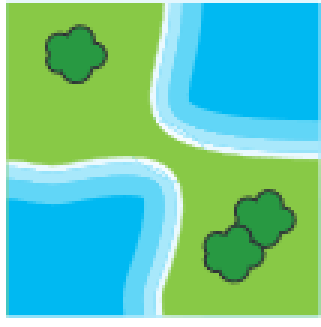
#> input picture BWINF/BWINF19/aufgabe2/pic10.png, 107 x 109 px, found by its file name (shown 3 times larger)
$ python Solution_auf_wishbestellt.py
#> lines starting #> are read from the running program, lines starting #| are printed output that depends on the picture


# step 1: get all pictures from current directory to a dictionary with the filename as key and the bit-content as value
# e.g. {"c:\...\pic1.png": "0101","c:\...\pic2.png": "0102", ...}

# step 2: create a function with list of 2 pics,   as inputs, with 4 pics as outputs


# Sample to show 4 pictures side by side with 2 pictures in each row

from PIL import Image
import matplotlib.pyplot as plt

# Open the images
import os
current_folder = os.path.dirname(os.path.abspath(__file__))
# [[0,0, 0, 0], [0,0,0,1], ..]

def display_pictures(pics_path: list):
# Create four subplots
    fig, ax = plt.subplots(2, 2)

# Display the images
    ax[0, 0].imshow(pics_path[0])
    ax[0, 1].imshow(pics_path[1])
    ax[1, 0].imshow(pics_path[2])
    ax[1, 1].imshow(pics_path[3])

# Remove the axes
    for i in range(2):
        for j in range(2):
            ax[i, j].axis('off')

    plt.show()

display_pictures([Image.open(current_folder + '\\pic10.png'), Image.open(current_folder + '\\pic3.png'),     Image.open(current_folder + '\\pic6.png'),  Image.open(current_folder + '\\pic12.png')])
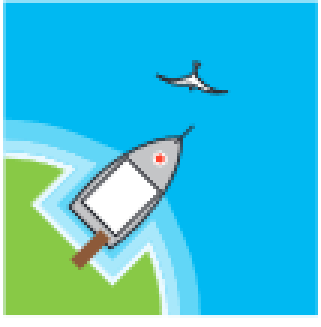
#> input picture BWINF/BWINF19/aufgabe2/pic3.png, 107 x 109 px, found by its file name (shown 3 times larger)
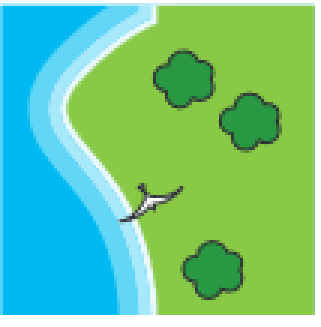
#> input picture BWINF/BWINF19/aufgabe2/pic6.png, 107 x 109 px, found by its file name (shown 3 times larger)
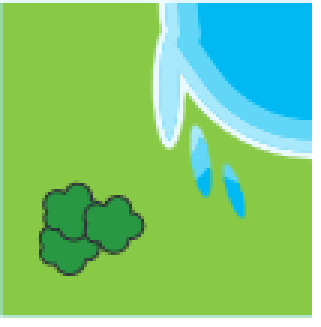
#> input picture BWINF/BWINF19/aufgabe2/pic12.png, 107 x 109 px, found by its file name (shown 3 times larger)
#> in display_pictures, `plt.show()`:
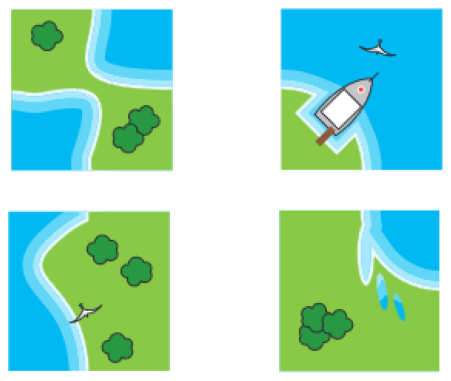
#> figure drawn by matplotlib, 4 panels


all_pics = {current_folder + '\\pic1.png':'0000', current_folder + '\\pic2.png':'0001', current_folder + '\\pic3.png':'0010', current_folder + '\\pic4.png':'0011',
            current_folder + '\\pic5.png':'0100', current_folder + '\\pic6.png':'0101', current_folder + '\\pic7.png':'0110', current_folder + '\\pic8.png':'0111',
            current_folder + '\\pic9.png':'1000', current_folder + '\\pic10.png':'1001', current_folder + '\\pic11.png':'1010', current_folder + '\\pic12.png':'1011',
            current_folder + '\\pic13.png':'1100', current_folder + '\\pic14.png':'1101', current_folder + '\\pic15.png':'1110', current_folder + '\\pic16.png':'1111'}

# homework 1 :
# 2 (4)Bit-strings are similar if they have at least 3 same bits at same positions
def is2bit_string_similar(bit_str1: str, bit_str2: str) -> bool:
    pass

# homework 2 fix the line 56 using the function is2bit_string_similar:
def search_bit_string(bit_str: str) -> list[str]:
    # sample bit_str: "1?01"  1?01 and 1101 are similar
    # sample output: ['pic1.png', 'pic2.png']
    result = []
    for key, value in all_pics.items():
        if value == bit_str: # value is similar to the bit_str
            result.append(key)
    return result

# homework 3: complete following using search_bit_string
def complete_bit_string(bit_str_list: list) -> list:
    # sample pics is list of 2 bit-strings, e.g ["1001",,, "1011"]
    # sample pics is list of 4 bit-strings, e.g ["pic10.png", "pic3.png", "pic6.png", "pic12.png"]
    first_bit_string = bit_str_list[0]
    fourth_bit_string = bit_str_list[3]

    second_bit_string = first_bit_string[1] + "?" + first_bit_string[3] + fourth_bit_string[1]


    third_bit_string = first_bit_string[2] + first_bit_string[3] + "?" + fourth_bit_string[2]

    return ["xx.png", "xx.png", "xx.png", "xx.png"]


# homework 4: choose 2 random pictures from all_pics, use function complete_bit_string to get complete list of 4 pictures
# and display them using function "display_pictures".
